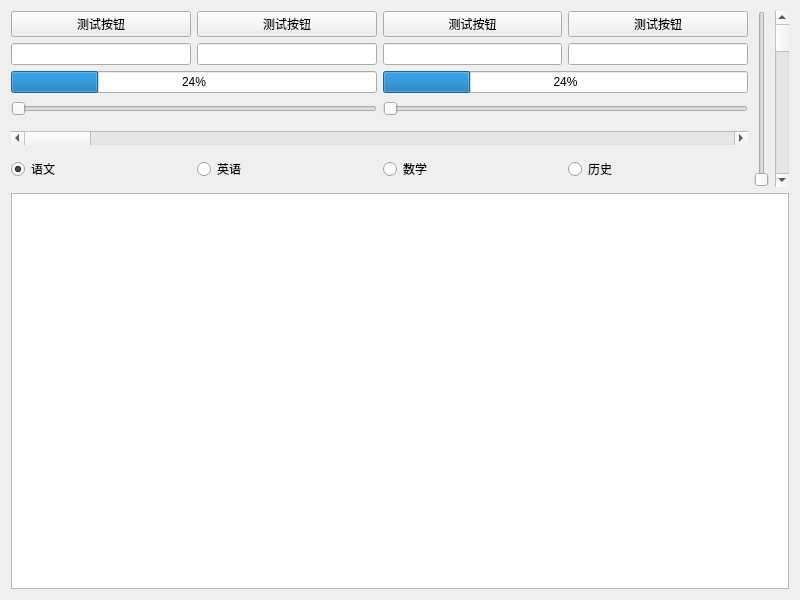
<?xml version="1.0" encoding="UTF-8"?>
<ui version="4.0">
 <class>frmFlatUI</class>
 <widget class="QWidget" name="frmFlatUI">
  <property name="geometry">
   <rect>
    <x>0</x>
    <y>0</y>
    <width>800</width>
    <height>600</height>
   </rect>
  </property>
  <property name="windowTitle">
   <string>Form</string>
  </property>
  <property name="styleSheet">
   <string notr="true"/>
  </property>
  <layout class="QGridLayout" name="gridLayout">
   <item row="7" column="0">
    <widget class="QRadioButton" name="rbtn1">
     <property name="text">
      <string>语文</string>
     </property>
     <property name="checked">
      <bool>true</bool>
     </property>
    </widget>
   </item>
   <item row="0" column="2">
    <widget class="QPushButton" name="btn3">
     <property name="styleSheet">
      <string notr="true"/>
     </property>
     <property name="text">
      <string>测试按钮</string>
     </property>
    </widget>
   </item>
   <item row="1" column="2">
    <widget class="QLineEdit" name="txt3"/>
   </item>
   <item row="0" column="1">
    <widget class="QPushButton" name="btn2">
     <property name="styleSheet">
      <string notr="true"/>
     </property>
     <property name="text">
      <string>测试按钮</string>
     </property>
    </widget>
   </item>
   <item row="0" column="4" rowspan="9">
    <widget class="QSlider" name="slider3">
     <property name="orientation">
      <enum>Qt::Vertical</enum>
     </property>
     <property name="invertedControls">
      <bool>false</bool>
     </property>
     <property name="tickPosition">
      <enum>QSlider::NoTicks</enum>
     </property>
    </widget>
   </item>
   <item row="7" column="1">
    <widget class="QRadioButton" name="rbtn2">
     <property name="text">
      <string>英语</string>
     </property>
    </widget>
   </item>
   <item row="2" column="2" colspan="2">
    <widget class="QProgressBar" name="bar2">
     <property name="minimumSize">
      <size>
       <width>0</width>
       <height>16</height>
      </size>
     </property>
     <property name="value">
      <number>24</number>
     </property>
    </widget>
   </item>
   <item row="5" column="0" colspan="4">
    <widget class="QScrollBar" name="horizontalScrollBar">
     <property name="styleSheet">
      <string notr="true"/>
     </property>
     <property name="orientation">
      <enum>Qt::Horizontal</enum>
     </property>
    </widget>
   </item>
   <item row="7" column="3">
    <widget class="QRadioButton" name="rbtn4">
     <property name="text">
      <string>历史</string>
     </property>
    </widget>
   </item>
   <item row="7" column="2">
    <widget class="QRadioButton" name="rbtn3">
     <property name="text">
      <string>数学</string>
     </property>
    </widget>
   </item>
   <item row="0" column="3">
    <widget class="QPushButton" name="btn4">
     <property name="styleSheet">
      <string notr="true"/>
     </property>
     <property name="text">
      <string>测试按钮</string>
     </property>
    </widget>
   </item>
   <item row="1" column="1">
    <widget class="QLineEdit" name="txt2"/>
   </item>
   <item row="1" column="3">
    <widget class="QLineEdit" name="txt4"/>
   </item>
   <item row="0" column="0">
    <widget class="QPushButton" name="btn1">
     <property name="styleSheet">
      <string notr="true"/>
     </property>
     <property name="text">
      <string>测试按钮</string>
     </property>
    </widget>
   </item>
   <item row="1" column="0">
    <widget class="QLineEdit" name="txt1"/>
   </item>
   <item row="2" column="0" colspan="2">
    <widget class="QProgressBar" name="bar1">
     <property name="minimumSize">
      <size>
       <width>0</width>
       <height>16</height>
      </size>
     </property>
     <property name="value">
      <number>24</number>
     </property>
    </widget>
   </item>
   <item row="0" column="5" rowspan="9">
    <widget class="QScrollBar" name="verticalScrollBar">
     <property name="orientation">
      <enum>Qt::Vertical</enum>
     </property>
    </widget>
   </item>
   <item row="3" column="0" colspan="2">
    <widget class="QSlider" name="slider1">
     <property name="minimumSize">
      <size>
       <width>0</width>
       <height>20</height>
      </size>
     </property>
     <property name="orientation">
      <enum>Qt::Horizontal</enum>
     </property>
    </widget>
   </item>
   <item row="3" column="2" colspan="2">
    <widget class="QSlider" name="slider2">
     <property name="minimumSize">
      <size>
       <width>0</width>
       <height>20</height>
      </size>
     </property>
     <property name="maximum">
      <number>255</number>
     </property>
     <property name="orientation">
      <enum>Qt::Horizontal</enum>
     </property>
    </widget>
   </item>
   <item row="9" column="0" colspan="6">
    <widget class="QTableWidget" name="tableWidget">
     <property name="styleSheet">
      <string notr="true"/>
     </property>
     <property name="gridStyle">
      <enum>Qt::DashDotLine</enum>
     </property>
    </widget>
   </item>
  </layout>
 </widget>
 <layoutdefault spacing="6" margin="11"/>
 <resources/>
 <connections/>
</ui>
